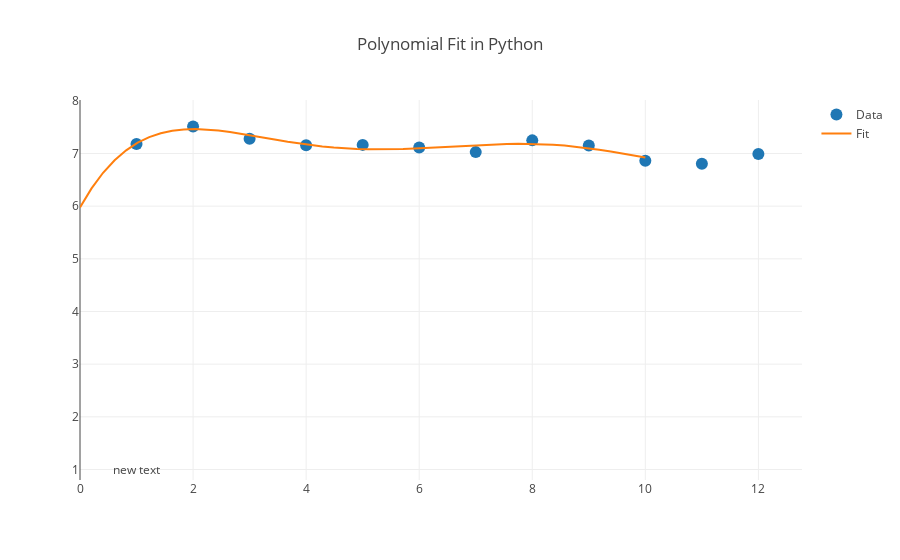

Source (notebook cell):
### Code cell
# x = np.array([0.0, 1.0, 2.0, 3.0,  4.0,  5.0])
# y = np.array([0.0, 0.8, 0.9, 0.1, -0.8, -1.0])
# z = np.polyfit(x, y, 3)
# z

x = np.array(tuple(range(1,13)))
y = np.array([7.1817941472, 7.5126881473, 7.2803861474, 7.1580321475, 7.1636161476, 7.1151391477, 7.0262271478, 7.2492851479,
              7.1511141480, 6.8639471481, 6.8036001482, 6.991759])
z = np.polyfit(x, y, 5)
f = np.poly1d(z)
x_new = np.linspace(0, 10, 50)
y_new = f(x_new)
print("The interpolated y-values are:\n", y_new)
print("Total:", len(y_new), "datapoints generated for this specific diagram.")
trace1 = go.Scatter(
    x=x,
    y=y,
    mode='markers',
    name='Data',
    marker=dict(
        size=12))
trace2 = go.Scatter(
    x=x_new,
    y=y_new,
    mode='lines',
    name='Fit')
annotation = go.Annotation(
    x=1,
    y=1,
#     text='$0.43X^3 - 0.56X^2 + 16.78X + 10.61$',
    showarrow=False)
layout = go.Layout(
    title='Polynomial Fit in Python',
    annotations=[annotation]
)
data = [trace1, trace2]
fig = go.Figure(data=data, layout=layout)
iplot(fig)

### Figure 1 — Plotly figure (JSON) as saved in the notebook; plotly's stock layout.template omitted (floating-point values rounded to 4 significant figures)
{"data": [{"marker": {"size": 12}, "mode": "markers", "name": "Data", "type": "scatter", "uid": "f30af14e-6b56-4393-8e52-5d1816e50811", "x": [1, 2, 3, 4, 5, 6, 7, 8, 9, 10, 11, 12], "y": [7.182, 7.513, 7.28, 7.158, 7.164, 7.115, 7.026, 7.249, 7.151, 6.864, 6.804, 6.992]}, {"mode": "lines", "name": "Fit", "type": "scatter", "uid": "f8d5bb63-1b07-4e61-984e-0bcb89f18990", "x": [0, 0.2041, 0.4082, 0.6122, 0.8163, 1.02, 1.224, 1.429, 1.633, 1.837, 2.041, 2.245, 2.449, 2.653, 2.857, 3.061, 3.265, 3.469, 3.673, 3.878, 4.082, 4.286, 4.49, 4.694, 4.898, 5.102, 5.306, 5.51, 5.714, 5.918, 6.122, 6.327, 6.531, 6.735, 6.939, 7.143, 7.347, 7.551, 7.755, 7.959, 8.163, 8.367, 8.571, 8.776, 8.98, 9.184, 9.388, 9.592, 9.796, 10], "y": [5.977, 6.338, 6.634, 6.872, 7.061, 7.205, 7.312, 7.386, 7.433, 7.457, 7.464, 7.455, 7.435, 7.407, 7.373, 7.336, 7.298, 7.26, 7.223, 7.189, 7.159, 7.134, 7.112, 7.096, 7.085, 7.079, 7.077, 7.079, 7.084, 7.093, 7.104, 7.117, 7.13, 7.144, 7.157, 7.168, 7.177, 7.183, 7.185, 7.183, 7.177, 7.166, 7.15, 7.129, 7.103, 7.073, 7.039, 7.002, 6.963, 6.923]}], "layout": {"annotations": [{"showarrow": false, "x": 1, "y": 1}], "title": {"text": "Polynomial Fit in Python"}}}
